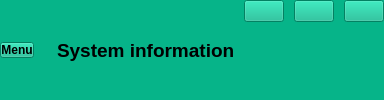
     <widget class="QFrame" name="header_frame">
      <property name="styleSheet">
       <string notr="true">background-color: rgb(6, 180, 137);</string>
      </property>
      <property name="frameShape">
       <enum>QFrame::Shape::NoFrame</enum>
      </property>
      <property name="frameShadow">
       <enum>QFrame::Shadow::Raised</enum>
      </property>
      <layout class="QHBoxLayout" name="horizontalLayout">
       <property name="spacing">
        <number>0</number>
       </property>
       <property name="leftMargin">
        <number>0</number>
       </property>
       <property name="topMargin">
        <number>0</number>
       </property>
       <property name="rightMargin">
        <number>0</number>
       </property>
       <property name="bottomMargin">
        <number>0</number>
       </property>
       <item>
        <widget class="QFrame" name="header_left_frame">
         <property name="styleSheet">
          <string notr="true">padding: 0;
margin: 0;</string>
         </property>
         <property name="frameShape">
          <enum>QFrame::Shape::NoFrame</enum>
         </property>
         <property name="frameShadow">
          <enum>QFrame::Shadow::Raised</enum>
         </property>
         <layout class="QHBoxLayout" name="horizontalLayout_4">
          <property name="spacing">
           <number>0</number>
          </property>
          <property name="leftMargin">
           <number>0</number>
          </property>
          <property name="topMargin">
           <number>0</number>
          </property>
          <property name="rightMargin">
           <number>0</number>
          </property>
          <property name="bottomMargin">
           <number>0</number>
          </property>
          <item alignment="Qt::AlignmentFlag::AlignLeft">
           <widget class="QPushButton" name="pushButton">
            <property name="font">
             <font>
              <bold>true</bold>
             </font>
            </property>
            <property name="styleSheet">
             <string notr="true">margin: 0;</string>
            </property>
            <property name="text">
             <string>Menu</string>
            </property>
            <property name="icon">
             <iconset>
              <normaloff>:/icons/Icons/16743131341543238854-48.png</normaloff>:/icons/Icons/16743131341543238854-48.png</iconset>
            </property>
            <property name="iconSize">
             <size>
              <width>32</width>
              <height>32</height>
             </size>
            </property>
           </widget>
          </item>
         </layout>
        </widget>
       </item>
       <item>
        <widget class="QFrame" name="header_center_frame">
         <property name="frameShape">
          <enum>QFrame::Shape::NoFrame</enum>
         </property>
         <property name="frameShadow">
          <enum>QFrame::Shadow::Raised</enum>
         </property>
         <layout class="QHBoxLayout" name="horizontalLayout_3">
          <item alignment="Qt::AlignmentFlag::AlignRight">
           <widget class="QLabel" name="label">
            <property name="font">
             <font>
              <pointsize>10</pointsize>
              <bold>true</bold>
             </font>
            </property>
            <property name="text">
             <string/>
            </property>
            <property name="pixmap">
             <pixmap>:/icons/Icons/18175771511543238851-32.png</pixmap>
            </property>
           </widget>
          </item>
          <item>
           <widget class="QLabel" name="label_2">
            <property name="font">
             <font>
              <pointsize>14</pointsize>
              <bold>true</bold>
             </font>
            </property>
            <property name="text">
             <string>System information</string>
            </property>
           </widget>
          </item>
         </layout>
        </widget>
       </item>
       <item alignment="Qt::AlignmentFlag::AlignRight|Qt::AlignmentFlag::AlignTop">
        <widget class="QFrame" name="header_right_frame">
         <property name="frameShape">
          <enum>QFrame::Shape::NoFrame</enum>
         </property>
         <property name="frameShadow">
          <enum>QFrame::Shadow::Raised</enum>
         </property>
         <layout class="QHBoxLayout" name="horizontalLayout_2">
          <property name="spacing">
           <number>10</number>
          </property>
          <property name="leftMargin">
           <number>0</number>
          </property>
          <property name="topMargin">
           <number>0</number>
          </property>
          <property name="rightMargin">
           <number>0</number>
          </property>
          <property name="bottomMargin">
           <number>0</number>
          </property>
          <item>
           <widget class="QPushButton" name="min_win_btn">
            <property name="text">
             <string/>
            </property>
            <property name="icon">
             <iconset>
              <normaloff>:/icons/Icons/5020973501543238905-128.png</normaloff>:/icons/Icons/5020973501543238905-128.png</iconset>
            </property>
           </widget>
          </item>
          <item>
           <widget class="QPushButton" name="restore_win_btn">
            <property name="text">
             <string/>
            </property>
            <property name="icon">
             <iconset>
              <normaloff>:/icons/Icons/restore-window-line-icon.png</normaloff>:/icons/Icons/restore-window-line-icon.png</iconset>
            </property>
           </widget>
          </item>
          <item>
           <widget class="QPushButton" name="close_win_btn">
            <property name="text">
             <string/>
            </property>
            <property name="icon">
             <iconset>
              <normaloff>:/icons/Icons/close-line-icon.png</normaloff>:/icons/Icons/close-line-icon.png</iconset>
            </property>
            <property name="iconSize">
             <size>
              <width>16</width>
              <height>16</height>
             </size>
            </property>
           </widget>
          </item>
         </layout>
        </widget>
       </item>
      </layout>
     </widget>
